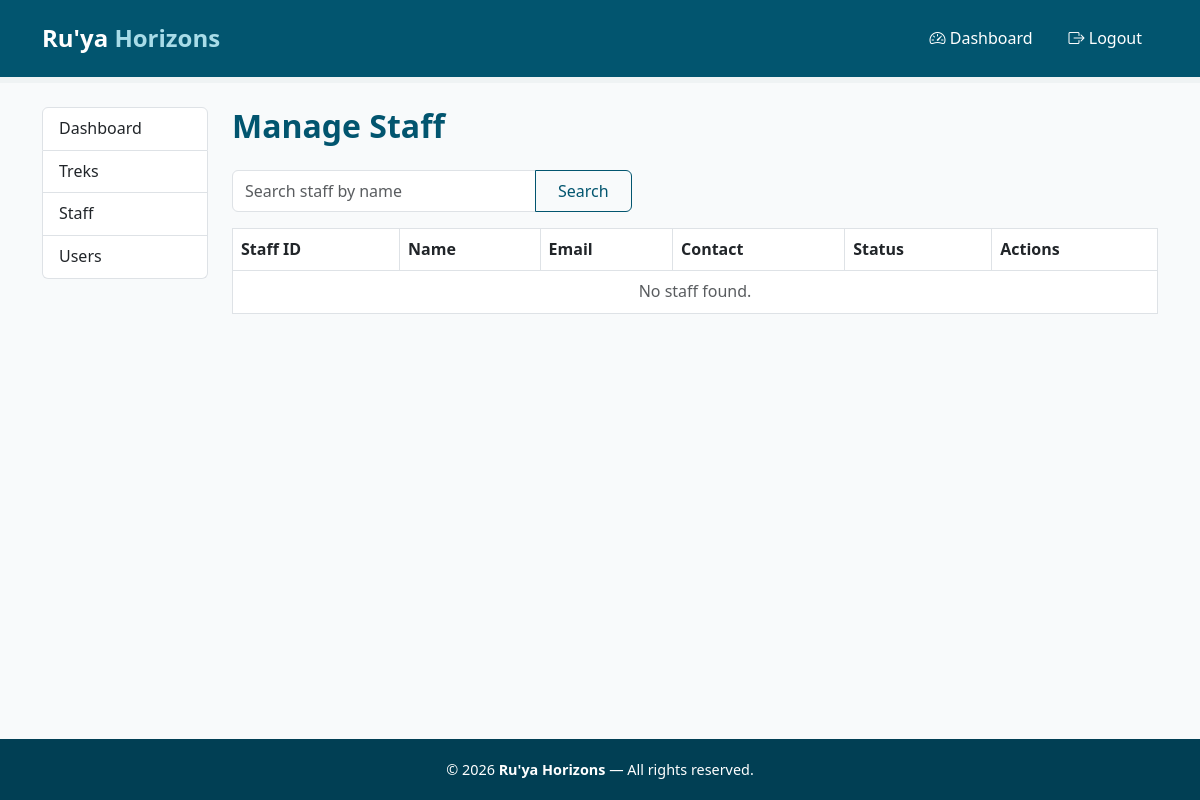
/admin/staff (signed in), run on an earlier commit of the app's database.
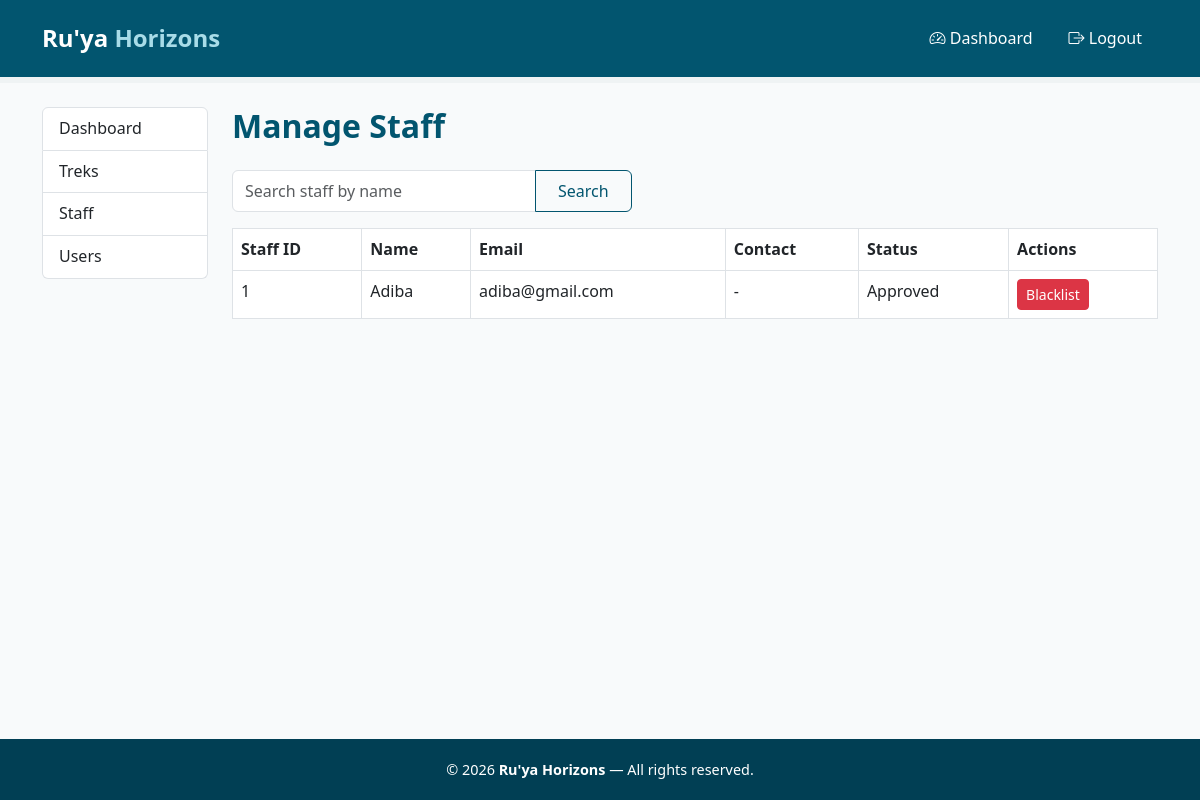
And on a later commit of the database.
### models.py (models this page shows)
class Staff(db.Model):
    __tablename__ = 'staff'
    id = db.Column(db.Integer, primary_key=True)
    user_id = db.Column(db.Integer, db.ForeignKey('user.id'), nullable=False)
    contact = db.Column(db.String(100), nullable=True)
    is_approved = db.Column(db.Boolean, default=False)
    user = db.relationship('User', backref='staff_profile')
    treks = db.relationship('Trek', backref='staff', lazy=True)

class User(db.Model, UserMixin):
    __tablename__ = 'user'
    id = db.Column(db.Integer, primary_key=True)
    username = db.Column(db.String(150), unique=True, nullable=False)
    email = db.Column(db.String(150), unique=True, nullable=False)
    password = db.Column(db.String(256), nullable=False)
    role = db.Column(db.String(50), nullable=False, default='trekker')  # 'admin' or 'user' or 'trek_staff'
    is_active = db.Column(db.Boolean, default=True) # active or inactive
    created_at = db.Column(db.DateTime, default=datetime.utcnow)
    bookings = db.relationship('Booking', backref='user', lazy=True)

### app.py (the view)
@app.route('/admin/staff')
@login_required
def admin_staff():
    if current_user.role != 'admin':
        return "Access denied: Admins only", 403
    search_query = request.args.get('q', '')
    if search_query:
        staff_list = Staff.query.join(User).filter(User.username.ilike(f'%{search_query}%')).all()
    else:
        staff_list = Staff.query.all()
    return render_template('admin_manage_staff.html', staff_list=staff_list, search_query=search_query)

### app.py (called while the page is built)
@login_manager.user_loader
def load_user(user_id):
    return User.query.get(int(user_id))

### templates/admin_manage_staff.html (shortened to what this page needs)
{% extends "base.html" %}
{% block content %}
<div class="container my-4">
    <div class="row">
        {% include "admin_sidebar.html" %}
        <div class="col-md-9 col-lg-10">
            <h2 class="page-heading mb-4">Manage Staff</h2>
            <form method="GET" action="{{ url_for('admin_staff') }}" class="mb-3">
                <div class="input-group" style="max-width: 400px;">
                    <input type="text" name="q" class="form-control" placeholder="Search staff by name"
                           value="{{ search_query or '' }}">
                    <button type="submit" class="btn btn-outline-primary">Search</button>
                </div>
            </form>
            <table class="table table-bordered table-hover">
                <thead>
                    <tr>
                        <th>Staff ID</th>
                        <th>Name</th>
                        <th>Email</th>
                        <th>Contact</th>
                        <th>Status</th>
                        <th>Actions</th>
                    </tr>
                </thead>
                <tbody>
                    {% for staff in staff_list %}
                    <tr>
                        <td>{{ staff.id }}</td>
                        <td>{{ staff.user.username }}</td>
                        <td>{{ staff.user.email }}</td>
                        <td>{{ staff.contact or '-' }}</td>
                        <td>
                            {% if staff.is_approved %}
                                Approved
                            {% else %}
                                Pending
                            {% endif %}
                        </td>
                        <td>
                            {% if not staff.is_approved %}
                            <a href="{{ url_for('admin_approve_staff', staff_id=staff.id) }}"
                               class="btn btn-sm btn-success">Approve</a>
                            {% else %}
                            <a href="{{ url_for('admin_blacklist_staff', staff_id=staff.id) }}"
                               class="btn btn-sm btn-danger"
                               onclick="return confirm('Blacklist this staff member?');">Blacklist</a>
                            {% endif %}
                        </td>
                    </tr>
                    {% else %}
                    <tr><td colspan="6" class="text-center text-muted">No staff found.</td></tr>
                    {% endfor %}
                </tbody>
            </table>
        </div>
    </div>
</div>
{% endblock %}

What changed in the data, as far as the page shows it:
added Staff: id "1", user.username "Adiba", user.email "adiba@gmail.com", contact "-", is_approved "Approved"
Also different on the page:
text no longer shown: "No staff found."
